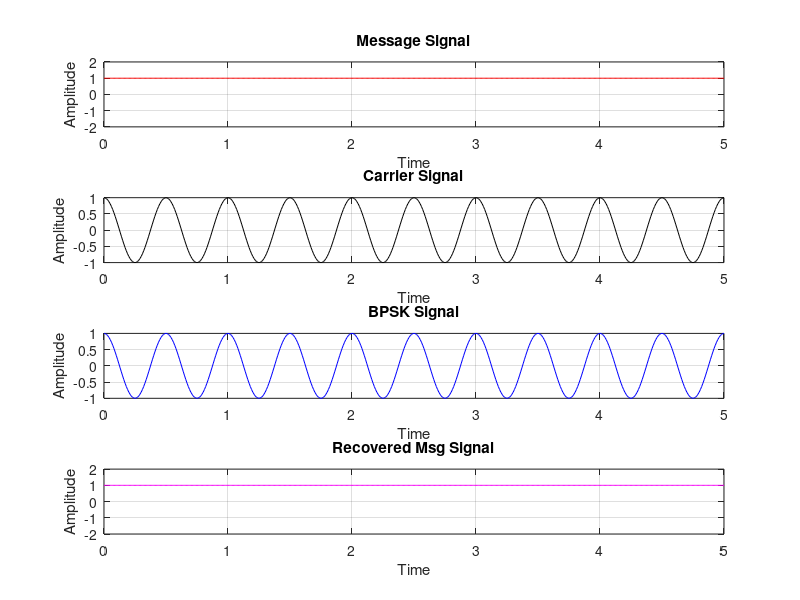

Source code (MATLAB):
%BPSK
%Reference: https://www.youtube.com/watch?v=PZoNwTYl0IM
clear 
clc
% Input Sequence
%n=[1,0,1,0,1];
n=randi([0,1],1,5)
% Mapping
for ii=1:length(n)
    if n(ii)==1;
        nn(ii)=1;
    else
        nn(ii)=-1;
    end
end
%Pulse Shaping
i=1;
t=0:0.01:length(n);
for j=1:length(t)
    if t(j)<=i;
        y(j)=nn(i);
    else
        y(j)=nn(i);
        i=i+1;
    end
end
% Plotting
subplot(4,1,1);
plot(t,y,'r-');
axis([0 length(n) -2 2]);
grid on;
ylabel('Amplitude');
xlabel('Time');
title('Message Signal');

% carrier
c=cos(2*pi*2*t);
subplot(4,1,2);
plot(t,c,'k-');
grid on;
ylabel('Amplitude');
xlabel('Time');
title('Carrier Signal');

%BPSK MODULATION
x=y.*c;
subplot(4,1,3);
plot(t,x, 'b-');
grid on;
ylabel('Amplitude');
xlabel('Time');
title('BPSK Signal');


% Detection and recontruction
for j=1:length(t)
    if x(j)==c(j)
        det(j)=1;
    else
        det(j)=-1;
    end
end
subplot(4,1,4);
plot(t,det,'m-');
grid on;
ylabel('Amplitude');
xlabel('Time');
title('Recovered Msg Signal');
axis([0 length(n) -2 2]);
